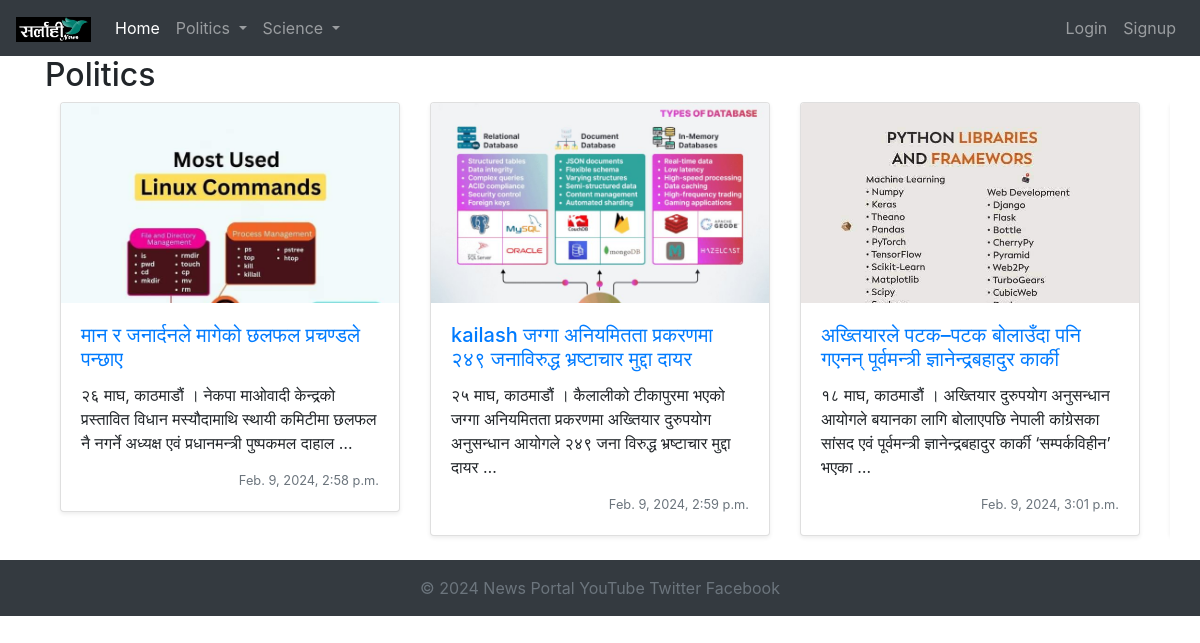
Screenshot of /articles/category/2/ with the database file from the repository.
### articles/models.py (models this page shows, shortened)
class Category(models.Model):
    id = models.AutoField(primary_key=True)
    name = models.CharField(max_length=100)
    parent = models.ForeignKey('self', on_delete=models.CASCADE, null=True, blank=True)
    is_menu = models.BooleanField(default=False)  # New field added
    def __str__(self):
        return self.name
    class Meta:
        constraints = [
            UniqueConstraint(fields=['name', 'parent'], name='unique_name_within_parent')
        ]

class Article(models.Model):
    id = models.AutoField(primary_key=True)
    title = models.CharField(max_length=200)
    content = models.TextField()
    author = models.ForeignKey(User, on_delete=models.CASCADE, related_name='authored_articles')
    category = models.ForeignKey(Category, on_delete=models.CASCADE)
    tags = models.ManyToManyField(Tag,blank=True)
    created_at = models.DateTimeField(auto_now_add=True)
    updated_at = models.DateTimeField(auto_now=True)
    views = models.IntegerField(default=0)
    likes = models.ManyToManyField(User, related_name='%(app_label)s_%(class)s_likes', blank=True)
    image = models.ImageField(upload_to='article_images/', blank=True)
    def __str__(self):
        return self.title

### articles/views.py (the view)
# urls.py: path('category/<int:id>/',category_detail, name='category_detail'),
def category_detail(request,id):
    category = get_object_or_404(Category, pk=id)
    articles = Article.objects.filter(category=category)
    print(category)
    print(articles)
    categories = Category.objects.all()
    print(categories)
    return render(request, "articles/category_detail.html", {"articles":articles,"categories":categories,"category":category})

### articles/templates/articles/category_detail.html (shortened to what this page needs)
{% extends "website/base.html" %}
{% block content %}
<div class="row">
    <div class="col-md-12">
        <h2>{{ category.name }}</h2>
        <div class="row">
            <div class="col-md-12" style="overflow-x: auto;">
                <div class="d-flex flex-row">
                    {% for article in articles %}
                        <div class="col-md-4">
                            <div class="card mb-4 shadow-sm">
                                <div class="position-relative">
                                    <div class="img-container">
                                        {% if article.image %}
                                        <img src="{{ article.image.url }}" class="card-img-top" alt="{{ article.title }}">
                                        {% endif %}
                                    </div>
                                    <div class="card-body">
                                        <a href="{% url 'article_detail' article.id %}" ><h5 class="card-title">{{ article.title }}</h5></a>
                                        <p class="card-text">{{ article.content|truncatewords_html:20 }}</p>
                                        <div class="d-flex justify-content-between align-items-center">
                                            <small class="text-muted">{{ article.created_at }}</small>
                                        </div>
                                    </div>
                                </div>
                            </div>
                        </div>
                    {% endfor %}
                </div>
            </div>
        </div>
    </div>
</div>
{% endblock %}

### website/templates/website/base.html (shortened to what this page needs)
{% load static %}
<!DOCTYPE html>
<html lang="en">
<head>
    <link rel="stylesheet" type="text/css" href="{% static 'website/css/styles.css' %}">
    <link href="https://maxcdn.bootstrapcdn.com/bootstrap/4.5.2/css/bootstrap.min.css" rel="stylesheet">
    <link rel="stylesheet" type="text/css" href="{% static 'website/css/styles.css' %}">
</head>
<body>
    {% include 'website/header.html' %}
    <div class="container">
        {% block content %}
        {% endblock %}
    </div>
    {% include 'website/footer.html' %}
</body>
</html>

### website/templates/website/header.html (shortened to what this page needs)
{% load static %}
<nav class="navbar navbar-expand-lg navbar-dark bg-dark">
    <a class="navbar-brand" href="#">
        <img src="{% static 'website/images/logo.jpeg' %}" alt="My image" width="75">
    </a>
    <div class="collapse navbar-collapse" id="navbarNavDropdown">
        <ul class="navbar-nav mr-auto">
            <li class="nav-item">
                <a class="nav-link active" href="{% url 'home' %}"> Home <span class="sr-only">(current)</span></a>
            </li>
            {% for category in categories %}
                {% if not category.parent %}
                    <li class="nav-item dropdown">
                        <a class="nav-link dropdown-toggle" href="{% url 'category_detail' category.id %}" id="navbarDropdown{{ category.id }}" role="button" data-toggle="dropdown" aria-haspopup="true" aria-expanded="false">
                            {{ category.name }}
                        </a>
                    </li>
                {% endif %}
            {% endfor %}
        </ul>
        <ul class="navbar-nav ml-auto">
            {% if user.is_authenticated %}
                <li class="nav-item">
                    <span class="nav-link">Welcome, {{ user.username }}</span>
                </li>
                <li class="nav-item">
                    <a class="nav-link" href="{% url 'logout' %}">Logout</a>
                </li>
            {% else %}
                <li class="nav-item">
                    <a class="nav-link" href="{% url 'login' %}">Login</a>
                </li>
                <li class="nav-item">
                    <a class="nav-link" href="#">Signup</a>
                </li>
            {% endif %}
        </ul>
    </div>
</nav>

### website/templates/website/footer.html (shortened to what this page needs)
<footer class="footer mt-auto py-3 bg-dark text-white">
    <div class="container text-center">
        <span class="text-muted">© 2024 News Portal</span>
        <a class="text-muted" href="https://www.youtube.com/watch?v=f6EmxM8_XPk&ab_channel=AapkePyaarMein-LoveSongs"> YouTube</a>
        <a class="text-muted" href="https://twitter.com/"> Twitter</a>
        <a class="text-muted" href="https://www.facebook.com/"> Facebook</a>
    </div>
</footer>

### website/static/website/css/styles.css (style rules this page uses)
.img-container { height: 200px; overflow: hidden; }
.img-container img { width: 100%; height: auto; object-fit: cover; }

### rows the page displays
Category: name "Politics"
Category: name "Science"
Article: image (picture), title "मान र जनार्दनले मागेको छलफल प्रचण्डले पन्छाए", content "२६ माघ, काठमाडौं । नेकपा माओवादी केन्द्रको प्रस्तावित विधान मस्यौदामाथि स्थायी कमिटीमा छलफल नै नगर्ने अध्यक्ष एवं प्रधानमन्त्री पुष्पकमल दाहाल …", created_at "Feb. 9, 2024, 2:58 p.m."
Article: image (picture), title "kailash जग्गा अनियमितता प्रकरणमा २४९ जनाविरुद्ध भ्रष्टाचार मुद्दा दायर", content "२५ माघ, काठमाडौं । कैलालीको टीकापुरमा भएको जग्गा अनियमितता प्रकरणमा अख्तियार दुरुपयोग अनुसन्धान आयोगले २४९ जना विरुद्ध भ्रष्टाचार मुद्दा दायर …", created_at "Feb. 9, 2024, 2:59 p.m."
Article: image (picture), title "अख्तियारले पटक–पटक बोलाउँदा पनि गएनन् पूर्वमन्त्री ज्ञानेन्द्रबहादुर कार्की", content "१८ माघ, काठमाडौं । अख्तियार दुरुपयोग अनुसन्धान आयोगले बयानका लागि बोलाएपछि नेपाली कांग्रेसका सांसद एवं पूर्वमन्त्री ज्ञानेन्द्रबहादुर कार्की ‘सम्पर्कविहीन’ भएका …", created_at "Feb. 9, 2024, 3:01 p.m."
